Frame 1 (no input): blank canvas, image omitted
Frame 60 (the mouse pressed at the canvas centre just before this capture): blank canvas, image omitted
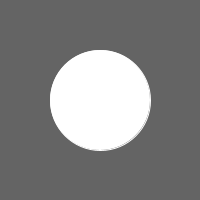
Frame 120 (the mouse held since frame 60 and released just before this capture)

The Processing sketch whose frames 1 and 60 were blank and that drew this single picture after the mouse press (run headless with seeded random() and noise(); from frame 60 on, the mouse is pressed at the canvas centre):

// Processing sketch: hello
// ── hello.pde
void setup() {
   size(200, 200);
   background(100);
   stroke(255);
   smooth();
}
void draw(){
  background(100);
  ellipse(mouseX, mouseY,mouseY,mouseY);
}
